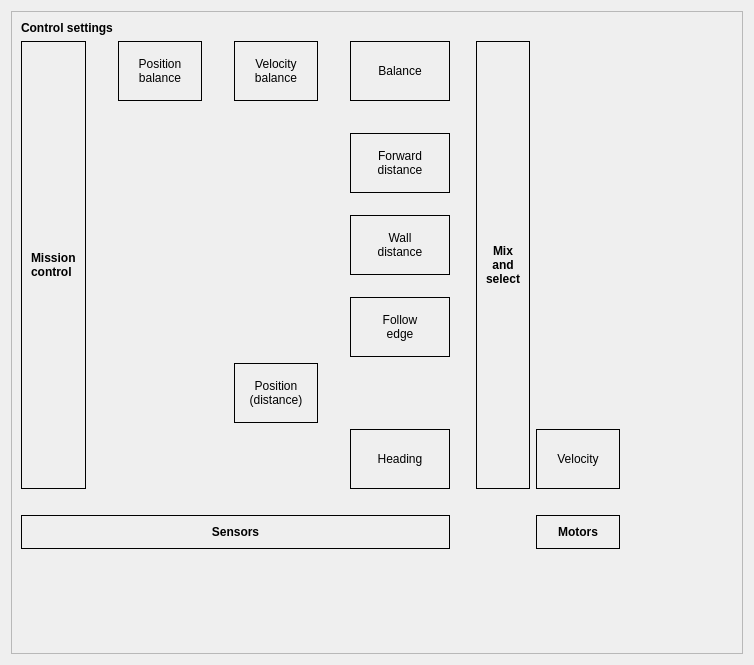
       <widget class="QWidget" name="tab_control">
        <attribute name="title">
         <string>Control</string>
        </attribute>
        <layout class="QGridLayout" name="gridLayout_30">
         <item row="0" column="0">
          <widget class="QFrame" name="frame_ctrl">
           <property name="frameShape">
            <enum>QFrame::StyledPanel</enum>
           </property>
           <property name="frameShadow">
            <enum>QFrame::Sunken</enum>
           </property>
           <layout class="QGridLayout" name="gridLayout_12">
            <item row="1" column="5">
             <widget class="QFrame" name="frame_ctrlBalVel">
              <property name="minimumSize">
               <size>
                <width>30</width>
                <height>60</height>
               </size>
              </property>
              <property name="frameShape">
               <enum>QFrame::Box</enum>
              </property>
              <property name="frameShadow">
               <enum>QFrame::Plain</enum>
              </property>
              <layout class="QVBoxLayout" name="verticalLayout_34">
               <property name="leftMargin">
                <number>1</number>
               </property>
               <property name="topMargin">
                <number>1</number>
               </property>
               <property name="rightMargin">
                <number>1</number>
               </property>
               <property name="bottomMargin">
                <number>1</number>
               </property>
               <item>
                <widget class="QPushButton" name="pushButton_ctrlBalVel">
                 <property name="sizePolicy">
                  <sizepolicy hsizetype="Expanding" vsizetype="Expanding">
                   <horstretch>0</horstretch>
                   <verstretch>0</verstretch>
                  </sizepolicy>
                 </property>
                 <property name="text">
                  <string>Velocity 
balance</string>
                 </property>
                 <property name="checkable">
                  <bool>false</bool>
                 </property>
                 <property name="checked">
                  <bool>false</bool>
                 </property>
                 <property name="flat">
                  <bool>true</bool>
                 </property>
                </widget>
               </item>
              </layout>
             </widget>
            </item>
            <item row="11" column="0" colspan="8">
             <widget class="QFrame" name="frame_sensors">
              <property name="accessibleDescription">
               <string extracomment="PID controller parameters"/>
              </property>
              <property name="frameShape">
               <enum>QFrame::Box</enum>
              </property>
              <property name="frameShadow">
               <enum>QFrame::Plain</enum>
              </property>
              <property name="lineWidth">
               <number>1</number>
              </property>
              <layout class="QVBoxLayout" name="verticalLayout_22">
               <item>
                <widget class="QLabel" name="label_151">
                 <property name="font">
                  <font>
                   <weight>75</weight>
                   <bold>true</bold>
                  </font>
                 </property>
                 <property name="text">
                  <string>Sensors</string>
                 </property>
                 <property name="alignment">
                  <set>Qt::AlignCenter</set>
                 </property>
                </widget>
               </item>
              </layout>
             </widget>
            </item>
            <item row="1" column="2" colspan="2">
             <widget class="QFrame" name="frame_ctrlBalPos">
              <property name="minimumSize">
               <size>
                <width>30</width>
                <height>60</height>
               </size>
              </property>
              <property name="frameShape">
               <enum>QFrame::Box</enum>
              </property>
              <property name="frameShadow">
               <enum>QFrame::Plain</enum>
              </property>
              <layout class="QVBoxLayout" name="verticalLayout_36">
               <property name="leftMargin">
                <number>1</number>
               </property>
               <property name="topMargin">
                <number>1</number>
               </property>
               <property name="rightMargin">
                <number>1</number>
               </property>
               <property name="bottomMargin">
                <number>1</number>
               </property>
               <item>
                <widget class="QPushButton" name="pushButton_ctrlBalPos">
                 <property name="sizePolicy">
                  <sizepolicy hsizetype="Expanding" vsizetype="Expanding">
                   <horstretch>0</horstretch>
                   <verstretch>0</verstretch>
                  </sizepolicy>
                 </property>
                 <property name="text">
                  <string>Position 
balance</string>
                 </property>
                 <property name="checkable">
                  <bool>false</bool>
                 </property>
                 <property name="checked">
                  <bool>false</bool>
                 </property>
                 <property name="flat">
                  <bool>true</bool>
                 </property>
                </widget>
               </item>
              </layout>
             </widget>
            </item>
            <item row="7" column="7">
             <widget class="QFrame" name="frame_ctrlEdge">
              <property name="minimumSize">
               <size>
                <width>30</width>
                <height>60</height>
               </size>
              </property>
              <property name="frameShape">
               <enum>QFrame::Box</enum>
              </property>
              <property name="frameShadow">
               <enum>QFrame::Plain</enum>
              </property>
              <layout class="QVBoxLayout" name="verticalLayout_30">
               <property name="leftMargin">
                <number>1</number>
               </property>
               <property name="topMargin">
                <number>1</number>
               </property>
               <property name="rightMargin">
                <number>1</number>
               </property>
               <property name="bottomMargin">
                <number>1</number>
               </property>
               <item>
                <widget class="QPushButton" name="pushButton_ctrlEdge">
                 <property name="sizePolicy">
                  <sizepolicy hsizetype="Expanding" vsizetype="Expanding">
                   <horstretch>0</horstretch>
                   <verstretch>0</verstretch>
                  </sizepolicy>
                 </property>
                 <property name="text">
                  <string>Follow
edge</string>
                 </property>
                 <property name="checkable">
                  <bool>false</bool>
                 </property>
                 <property name="checked">
                  <bool>false</bool>
                 </property>
                 <property name="flat">
                  <bool>true</bool>
                 </property>
                </widget>
               </item>
              </layout>
             </widget>
            </item>
            <item row="11" column="10">
             <widget class="QFrame" name="frame_motors">
              <property name="accessibleDescription">
               <string extracomment="PID controller parameters"/>
              </property>
              <property name="frameShape">
               <enum>QFrame::Box</enum>
              </property>
              <property name="frameShadow">
               <enum>QFrame::Plain</enum>
              </property>
              <property name="lineWidth">
               <number>1</number>
              </property>
              <layout class="QVBoxLayout" name="verticalLayout_19">
               <item>
                <widget class="QLabel" name="label_142">
                 <property name="font">
                  <font>
                   <weight>75</weight>
                   <bold>true</bold>
                  </font>
                 </property>
                 <property name="text">
                  <string>Motors</string>
                 </property>
                 <property name="alignment">
                  <set>Qt::AlignCenter</set>
                 </property>
                </widget>
               </item>
              </layout>
             </widget>
            </item>
            <item row="9" column="10">
             <widget class="QFrame" name="frame_ctrl_vel">
              <property name="minimumSize">
               <size>
                <width>30</width>
                <height>60</height>
               </size>
              </property>
              <property name="frameShape">
               <enum>QFrame::Box</enum>
              </property>
              <property name="frameShadow">
               <enum>QFrame::Plain</enum>
              </property>
              <layout class="QVBoxLayout" name="verticalLayout_21">
               <property name="leftMargin">
                <number>1</number>
               </property>
               <property name="topMargin">
                <number>1</number>
               </property>
               <property name="rightMargin">
                <number>1</number>
               </property>
               <property name="bottomMargin">
                <number>1</number>
               </property>
               <item>
                <widget class="QPushButton" name="pushButton_ctrl_vel">
                 <property name="sizePolicy">
                  <sizepolicy hsizetype="Expanding" vsizetype="Expanding">
                   <horstretch>0</horstretch>
                   <verstretch>0</verstretch>
                  </sizepolicy>
                 </property>
                 <property name="text">
                  <string>Velocity</string>
                 </property>
                 <property name="checkable">
                  <bool>false</bool>
                 </property>
                 <property name="checked">
                  <bool>false</bool>
                 </property>
                 <property name="flat">
                  <bool>true</bool>
                 </property>
                </widget>
               </item>
              </layout>
             </widget>
            </item>
            <item row="1" column="7">
             <widget class="QFrame" name="frame_ctrlBal">
              <property name="minimumSize">
               <size>
                <width>30</width>
                <height>60</height>
               </size>
              </property>
              <property name="frameShape">
               <enum>QFrame::Box</enum>
              </property>
              <property name="frameShadow">
               <enum>QFrame::Plain</enum>
              </property>
              <layout class="QVBoxLayout" name="verticalLayout_33">
               <property name="leftMargin">
                <number>1</number>
               </property>
               <property name="topMargin">
                <number>1</number>
               </property>
               <property name="rightMargin">
                <number>1</number>
               </property>
               <property name="bottomMargin">
                <number>1</number>
               </property>
               <item>
                <widget class="QPushButton" name="pushButton_ctrlBal">
                 <property name="sizePolicy">
                  <sizepolicy hsizetype="Expanding" vsizetype="Expanding">
                   <horstretch>0</horstretch>
                   <verstretch>0</verstretch>
                  </sizepolicy>
                 </property>
                 <property name="text">
                  <string>Balance</string>
                 </property>
                 <property name="checkable">
                  <bool>false</bool>
                 </property>
                 <property name="checked">
                  <bool>false</bool>
                 </property>
                 <property name="flat">
                  <bool>true</bool>
                 </property>
                </widget>
               </item>
              </layout>
             </widget>
            </item>
            <item row="3" column="7">
             <widget class="QFrame" name="frame_ctrlWallVel">
              <property name="minimumSize">
               <size>
                <width>30</width>
                <height>60</height>
               </size>
              </property>
              <property name="frameShape">
               <enum>QFrame::Box</enum>
              </property>
              <property name="frameShadow">
               <enum>QFrame::Plain</enum>
              </property>
              <layout class="QVBoxLayout" name="verticalLayout_32">
               <property name="leftMargin">
                <number>1</number>
               </property>
               <property name="topMargin">
                <number>1</number>
               </property>
               <property name="rightMargin">
                <number>1</number>
               </property>
               <property name="bottomMargin">
                <number>1</number>
               </property>
               <item>
                <widget class="QPushButton" name="pushButton_ctrlWallVel">
                 <property name="sizePolicy">
                  <sizepolicy hsizetype="Expanding" vsizetype="Expanding">
                   <horstretch>0</horstretch>
                   <verstretch>0</verstretch>
                  </sizepolicy>
                 </property>
                 <property name="text">
                  <string>Forward
distance</string>
                 </property>
                 <property name="checkable">
                  <bool>false</bool>
                 </property>
                 <property name="checked">
                  <bool>false</bool>
                 </property>
                 <property name="flat">
                  <bool>true</bool>
                 </property>
                </widget>
               </item>
              </layout>
             </widget>
            </item>
            <item row="8" column="5">
             <widget class="QFrame" name="frame_ctrlPos">
              <property name="minimumSize">
               <size>
                <width>30</width>
                <height>60</height>
               </size>
              </property>
              <property name="frameShape">
               <enum>QFrame::Box</enum>
              </property>
              <property name="frameShadow">
               <enum>QFrame::Plain</enum>
              </property>
              <layout class="QVBoxLayout" name="verticalLayout_35">
               <property name="leftMargin">
                <number>1</number>
               </property>
               <property name="topMargin">
                <number>1</number>
               </property>
               <property name="rightMargin">
                <number>1</number>
               </property>
               <property name="bottomMargin">
                <number>1</number>
               </property>
               <item>
                <widget class="QPushButton" name="pushButton_ctrlPos">
                 <property name="sizePolicy">
                  <sizepolicy hsizetype="Expanding" vsizetype="Expanding">
                   <horstretch>0</horstretch>
                   <verstretch>0</verstretch>
                  </sizepolicy>
                 </property>
                 <property name="text">
                  <string>Position
(distance)</string>
                 </property>
                 <property name="checkable">
                  <bool>false</bool>
                 </property>
                 <property name="checked">
                  <bool>false</bool>
                 </property>
                 <property name="flat">
                  <bool>true</bool>
                 </property>
                </widget>
               </item>
              </layout>
             </widget>
            </item>
            <item row="1" column="6">
             <spacer name="horizontalSpacer_13">
              <property name="orientation">
               <enum>Qt::Horizontal</enum>
              </property>
              <property name="sizeType">
               <enum>QSizePolicy::Preferred</enum>
              </property>
              <property name="sizeHint" stdset="0">
               <size>
                <width>20</width>
                <height>20</height>
               </size>
              </property>
             </spacer>
            </item>
            <item row="12" column="3">
             <spacer name="verticalSpacer_10">
              <property name="orientation">
               <enum>Qt::Vertical</enum>
              </property>
              <property name="sizeHint" stdset="0">
               <size>
                <width>20</width>
                <height>95</height>
               </size>
              </property>
             </spacer>
            </item>
            <item row="1" column="1">
             <spacer name="horizontalSpacer_15">
              <property name="orientation">
               <enum>Qt::Horizontal</enum>
              </property>
              <property name="sizeType">
               <enum>QSizePolicy::Preferred</enum>
              </property>
              <property name="sizeHint" stdset="0">
               <size>
                <width>20</width>
                <height>20</height>
               </size>
              </property>
             </spacer>
            </item>
            <item row="4" column="7">
             <spacer name="verticalSpacer_13">
              <property name="orientation">
               <enum>Qt::Vertical</enum>
              </property>
              <property name="sizeType">
               <enum>QSizePolicy::Preferred</enum>
              </property>
              <property name="sizeHint" stdset="0">
               <size>
                <width>20</width>
                <height>10</height>
               </size>
              </property>
             </spacer>
            </item>
            <item row="0" column="0" colspan="3">
             <widget class="QLabel" name="label_48">
              <property name="font">
               <font>
                <weight>75</weight>
                <bold>true</bold>
               </font>
              </property>
              <property name="text">
               <string>Control settings</string>
              </property>
             </widget>
            </item>
            <item row="1" column="4">
             <spacer name="horizontalSpacer_14">
              <property name="orientation">
               <enum>Qt::Horizontal</enum>
              </property>
              <property name="sizeType">
               <enum>QSizePolicy::Preferred</enum>
              </property>
              <property name="sizeHint" stdset="0">
               <size>
                <width>20</width>
                <height>20</height>
               </size>
              </property>
             </spacer>
            </item>
            <item row="1" column="0" rowspan="9">
             <widget class="QFrame" name="frame_mission_ctrl">
              <property name="accessibleDescription">
               <string extracomment="PID controller parameters"/>
              </property>
              <property name="frameShape">
               <enum>QFrame::Box</enum>
              </property>
              <property name="frameShadow">
               <enum>QFrame::Plain</enum>
              </property>
              <property name="lineWidth">
               <number>1</number>
              </property>
              <layout class="QVBoxLayout" name="verticalLayout_23">
               <item>
                <widget class="QLabel" name="label_152">
                 <property name="font">
                  <font>
                   <weight>75</weight>
                   <bold>true</bold>
                  </font>
                 </property>
                 <property name="text">
                  <string>Mission
control</string>
                 </property>
                </widget>
               </item>
              </layout>
             </widget>
            </item>
            <item row="2" column="7">
             <spacer name="verticalSpacer_11">
              <property name="orientation">
               <enum>Qt::Vertical</enum>
              </property>
              <property name="sizeType">
               <enum>QSizePolicy::Preferred</enum>
              </property>
              <property name="sizeHint" stdset="0">
               <size>
                <width>20</width>
                <height>20</height>
               </size>
              </property>
             </spacer>
            </item>
            <item row="9" column="7">
             <widget class="QFrame" name="frame_turn">
              <property name="minimumSize">
               <size>
                <width>30</width>
                <height>60</height>
               </size>
              </property>
              <property name="frameShape">
               <enum>QFrame::Box</enum>
              </property>
              <property name="frameShadow">
               <enum>QFrame::Plain</enum>
              </property>
              <layout class="QHBoxLayout" name="horizontalLayout_5">
               <item>
                <widget class="QPushButton" name="pushButton_ctrlTurn">
                 <property name="sizePolicy">
                  <sizepolicy hsizetype="Expanding" vsizetype="Expanding">
                   <horstretch>0</horstretch>
                   <verstretch>0</verstretch>
                  </sizepolicy>
                 </property>
                 <property name="text">
                  <string>Heading</string>
                 </property>
                 <property name="checkable">
                  <bool>false</bool>
                 </property>
                 <property name="checked">
                  <bool>false</bool>
                 </property>
                 <property name="flat">
                  <bool>true</bool>
                 </property>
                </widget>
               </item>
              </layout>
             </widget>
            </item>
            <item row="1" column="9" rowspan="9">
             <widget class="QFrame" name="frame_mix_select">
              <property name="accessibleDescription">
               <string extracomment="PID controller parameters"/>
              </property>
              <property name="frameShape">
               <enum>QFrame::Box</enum>
              </property>
              <property name="frameShadow">
               <enum>QFrame::Plain</enum>
              </property>
              <property name="lineWidth">
               <number>1</number>
              </property>
              <layout class="QVBoxLayout" name="verticalLayout_18">
               <item>
                <widget class="QLabel" name="label_138">
                 <property name="font">
                  <font>
                   <weight>75</weight>
                   <bold>true</bold>
                  </font>
                 </property>
                 <property name="text">
                  <string>Mix
and
select</string>
                 </property>
                 <property name="alignment">
                  <set>Qt::AlignCenter</set>
                 </property>
                </widget>
               </item>
              </layout>
             </widget>
            </item>
            <item row="11" column="11">
             <spacer name="horizontalSpacer_2">
              <property name="orientation">
               <enum>Qt::Horizontal</enum>
              </property>
              <property name="sizeHint" stdset="0">
               <size>
                <width>113</width>
                <height>20</height>
               </size>
              </property>
             </spacer>
            </item>
            <item row="5" column="7">
             <widget class="QFrame" name="frame_ctrlWallTurn">
              <property name="minimumSize">
               <size>
                <width>30</width>
                <height>60</height>
               </size>
              </property>
              <property name="frameShape">
               <enum>QFrame::Box</enum>
              </property>
              <property name="frameShadow">
               <enum>QFrame::Plain</enum>
              </property>
              <layout class="QVBoxLayout" name="verticalLayout_31">
               <property name="leftMargin">
                <number>1</number>
               </property>
               <property name="topMargin">
                <number>1</number>
               </property>
               <property name="rightMargin">
                <number>1</number>
               </property>
               <property name="bottomMargin">
                <number>1</number>
               </property>
               <item>
                <widget class="QPushButton" name="pushButton_ctrlWallTurn">
                 <property name="sizePolicy">
                  <sizepolicy hsizetype="Expanding" vsizetype="Expanding">
                   <horstretch>0</horstretch>
                   <verstretch>0</verstretch>
                  </sizepolicy>
                 </property>
                 <property name="text">
                  <string>Wall
distance</string>
                 </property>
                 <property name="checkable">
                  <bool>false</bool>
                 </property>
                 <property name="checked">
                  <bool>false</bool>
                 </property>
                 <property name="flat">
                  <bool>true</bool>
                 </property>
                </widget>
               </item>
              </layout>
             </widget>
            </item>
            <item row="10" column="0">
             <spacer name="verticalSpacer_12">
              <property name="orientation">
               <enum>Qt::Vertical</enum>
              </property>
              <property name="sizeType">
               <enum>QSizePolicy::Preferred</enum>
              </property>
              <property name="sizeHint" stdset="0">
               <size>
                <width>20</width>
                <height>20</height>
               </size>
              </property>
             </spacer>
            </item>
            <item row="1" column="8">
             <spacer name="horizontalSpacer_12">
              <property name="orientation">
               <enum>Qt::Horizontal</enum>
              </property>
              <property name="sizeType">
               <enum>QSizePolicy::Preferred</enum>
              </property>
              <property name="sizeHint" stdset="0">
               <size>
                <width>20</width>
                <height>20</height>
               </size>
              </property>
             </spacer>
            </item>
            <item row="6" column="7">
             <spacer name="verticalSpacer_14">
              <property name="orientation">
               <enum>Qt::Vertical</enum>
              </property>
              <property name="sizeType">
               <enum>QSizePolicy::Preferred</enum>
              </property>
              <property name="sizeHint" stdset="0">
               <size>
                <width>20</width>
                <height>10</height>
               </size>
              </property>
             </spacer>
            </item>
           </layout>
          </widget>
         </item>
        </layout>
       </widget>
